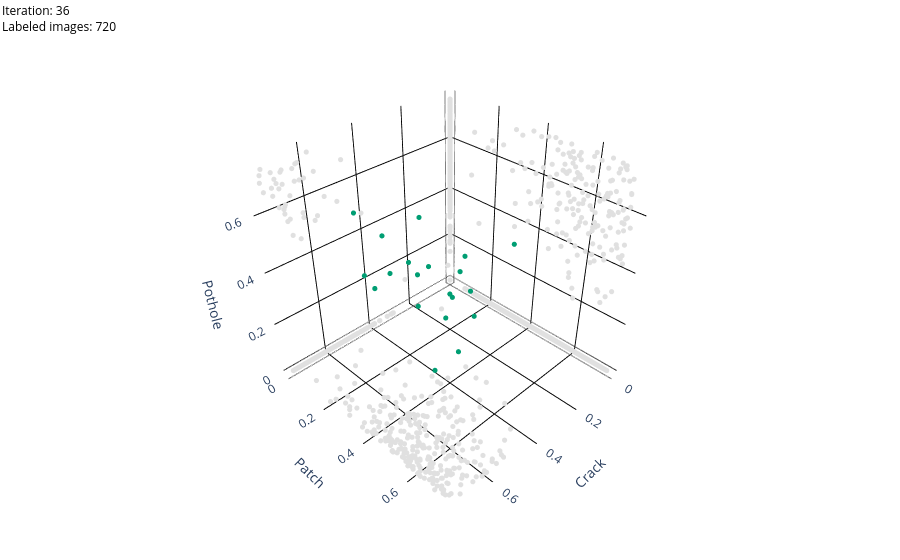

Notebook source saved alongside this figure:
### Markdown cell above
## 1. DUA reference

DUA reduces each profile to the sum $U(i)$ and highlights the 20 most uncertain images in green. This panel shows the information that would be lost by reducing the class-wise profile to a scalar score before grouping.

### Code cell
dua_figure = artifacts['interactive']['dua']
dua_figure.show(config={'scrollZoom': True, 'displaylogo': False})

### Figure 1 — Plotly figure (JSON) as saved in the notebook; plotly's stock layout.template omitted (floating-point values rounded to 4 significant figures; data arrays with more than 128 entries replaced by an {"elided": "..."} marker saying what was removed)
{"data": [{"customdata": {"elided": "3547x2 mixed values"}, "hovertemplate": "image=%{customdata[0]}<br>crack=%{x:.4f}<br>patch=%{y:.4f}<br>pothole=%{z:.4f}<br>U(i)=%{customdata[1]:.4f}<extra></extra>", "marker": {"color": {"elided": "3547 str values"}, "size": 3}, "mode": "markers", "showlegend": false, "type": "scatter3d", "x": {"elided": "3547 float values"}, "y": {"elided": "3547 float values"}, "z": {"elided": "3547 float values"}}], "layout": {"annotations": [{"align": "left", "borderwidth": 1, "font": {"color": "black", "size": 12}, "showarrow": false, "text": "Iteration: 36<br>Labeled images: 720", "x": 0, "xanchor": "left", "xref": "paper", "y": 1, "yanchor": "top", "yref": "paper"}], "margin": {"b": 0, "l": 0, "r": 0, "t": 0}, "scene": {"aspectmode": "auto", "camera": {"eye": {"x": 1.5, "y": 1.5, "z": 1.5}}, "xaxis": {"backgroundcolor": "white", "gridcolor": "black", "showbackground": true, "title": {"text": "Crack"}}, "yaxis": {"backgroundcolor": "white", "gridcolor": "black", "showbackground": true, "title": {"text": "Patch"}}, "zaxis": {"backgroundcolor": "white", "gridcolor": "black", "showbackground": true, "title": {"text": "Pothole"}}}, "showlegend": false}}
